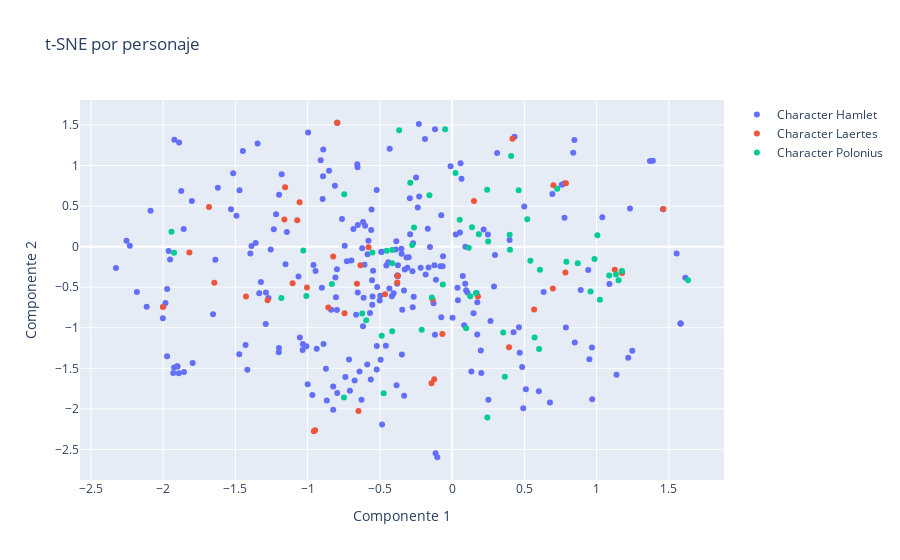

Notebook source saved alongside this figure:
### Code cell
from sklearn.manifold import TSNE

# Configurar y ajustar t-SNE
tsne = TSNE(n_components=2, random_state=42, init="random")
X_train_red = tsne.fit_transform(X_train_tf)

fig = go.Figure()

# Añadir trazos para cada clase
for character in np.unique(y_train):
    mask_train = y_train == character
    fig.add_trace(go.Scatter(
        x=X_train_red[mask_train, 0],
        y=X_train_red[mask_train, 1],
        mode='markers',
        name=f'Character {character}'
    ))

# Configurar el layout
fig.update_layout(
    title='t-SNE por personaje',
    xaxis_title='Componente 1',
    yaxis_title='Componente 2'
)

# Mostrar el gráfico
fig.show()

### Figure 1 — Plotly figure (JSON) as saved in the notebook; plotly's stock layout.template omitted (floating-point values rounded to 4 significant figures; data arrays with more than 128 entries replaced by an {"elided": "..."} marker saying what was removed)
{"data": [{"mode": "markers", "name": "Character Hamlet", "type": "scatter", "x": {"elided": "251 float values"}, "y": {"elided": "251 float values"}}, {"mode": "markers", "name": "Character Laertes", "type": "scatter", "x": [-1.055, -2.002, -0.7951, -1.104, -0.9482, -0.7951, 0.5672, 0.3938, -1.277, 1.176, -1.072, -0.1237, -0.7445, -0.8231, -0.06754, -0.1351, 0.6969, 0.1512, 1.126, -0.9569, -0.3795, -1.161, -0.8567, -1.156, 0.7006, -1.426, 1.462, -0.6343, -0.1426, -0.6481, -0.6588, -1.005, -1.646, 0.7874, -0.4643, -0.3779, 0.1786, -0.5784, 0.4172, -1.818, 1.173, 0.7838, -1.682], "y": [0.5488, -0.7439, 1.528, -0.4514, -2.263, 1.528, -0.7734, -1.241, -0.6619, -0.3232, 0.3251, -1.633, -0.8194, -0.1199, -1.077, -0.6522, -0.5169, 0.5627, -0.2837, -2.277, -0.4433, 0.3341, -0.7507, 0.7325, 0.7563, -0.6139, 0.4643, -0.2298, -1.684, -2.025, -0.4561, -0.502, -0.4463, 0.7819, -0.5875, -0.3591, -0.6131, -0.00759, 1.33, -0.0718, -0.3034, -0.3194, 0.4877]}, {"mode": "markers", "name": "Character Polonius", "type": "scatter", "x": [0.7269, 0.1148, 1.152, 1.633, -0.7467, 1.023, 0.1847, 0.09721, -0.3668, 0.1377, 0.6075, -0.1409, 0.8693, 0.1255, 0.2491, 0.2423, 0.02334, -0.4142, 1.175, 0.3649, -0.5945, -1.182, 0.7905, -0.8318, -0.6222, -0.04849, -0.5521, 0.1645, 0.9578, 1.134, -1.942, -1.03, -0.2764, -0.4531, -0.2107, -0.06447, -0.2637, 0.4604, 0.5202, 0.3981, -0.4147, 0.6018, 0.05235, -0.4147, 0.4002, -1.924, -0.4873, -0.7483, 1.005, 0.9851, 0.5415, 0.5705, -1.009, 0.3534, -0.4738, 0.2435, 0.4081, -0.2898, -0.1573, 1.087], "y": [0.7144, -0.01443, -0.4134, -0.415, 0.6463, -0.6537, 0.152, -1.005, 1.436, 0.2382, -0.2842, -0.6281, -0.2038, -0.6113, 0.06488, 0.7018, 0.9075, -0.2047, -0.3007, -1.605, -0.9073, -0.6318, -0.1854, -0.4607, -0.8244, 1.449, -0.07277, -0.5727, -0.5539, -0.3424, 0.1845, -0.0467, 0.0205, -0.05075, -1.025, -0.4677, 0.2364, 0.6947, 0.3397, 0.1481, -0.04236, -1.261, 0.3306, -1.041, -0.03875, -0.07575, -1.1, -1.861, 0.1403, -0.1517, -0.1722, -1.12, -0.6079, -1.057, -1.807, -2.107, 1.118, 0.7868, 0.6345, -0.3556]}], "layout": {"title": {"text": "t-SNE por personaje"}, "xaxis": {"title": {"text": "Componente 1"}}, "yaxis": {"title": {"text": "Componente 2"}}}}
